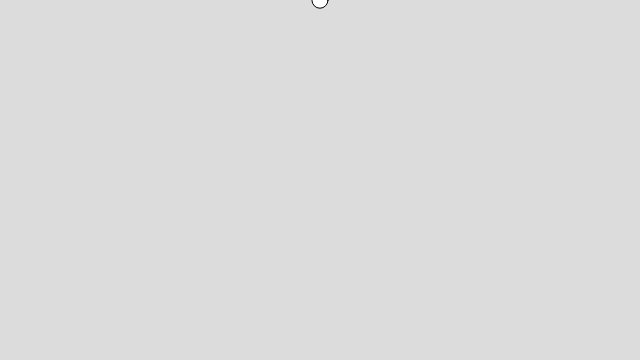
Frame 1 (no input)
Frame 60 (no input): blank canvas, image omitted
Frame 120 (the mouse pressed at the canvas centre since frame 60): blank canvas, image omitted

The p5.js sketch that drew this single still picture (run headless with seeded random() and noise() and a simulated clock; from frame 60 on, the mouse is pressed at the canvas centre):

// p5.js sketch
// ── sketch.js
var w;

function setup() {
  frameRate(60);
  createCanvas(640, 360);
  w = new Walker();
}

function draw() {
  background(220);
  w.update();
  w.display();
}

function Walker(){
  this.pos = createVector(width/2, 0);
  this.vel = createVector(0, 0);
  this.acc = p5.Vector.fromAngle(PI/2);
  this.acc.setMag(0.2);

  this.update = function(){
      this.acc.rotate(0.1);

    // var mouse = createVector(mouseX, mouseY);
    // this.acc = p5.Vector.sub(mouse,this.pos);
    // this.acc.normalize();
    this.vel.add(this.acc);
    this.pos.add(this.vel);
  }

  this.display = function(){
    fill(255);
    ellipse(this.pos.x, this.pos.y, 16, 16);
  }
}
